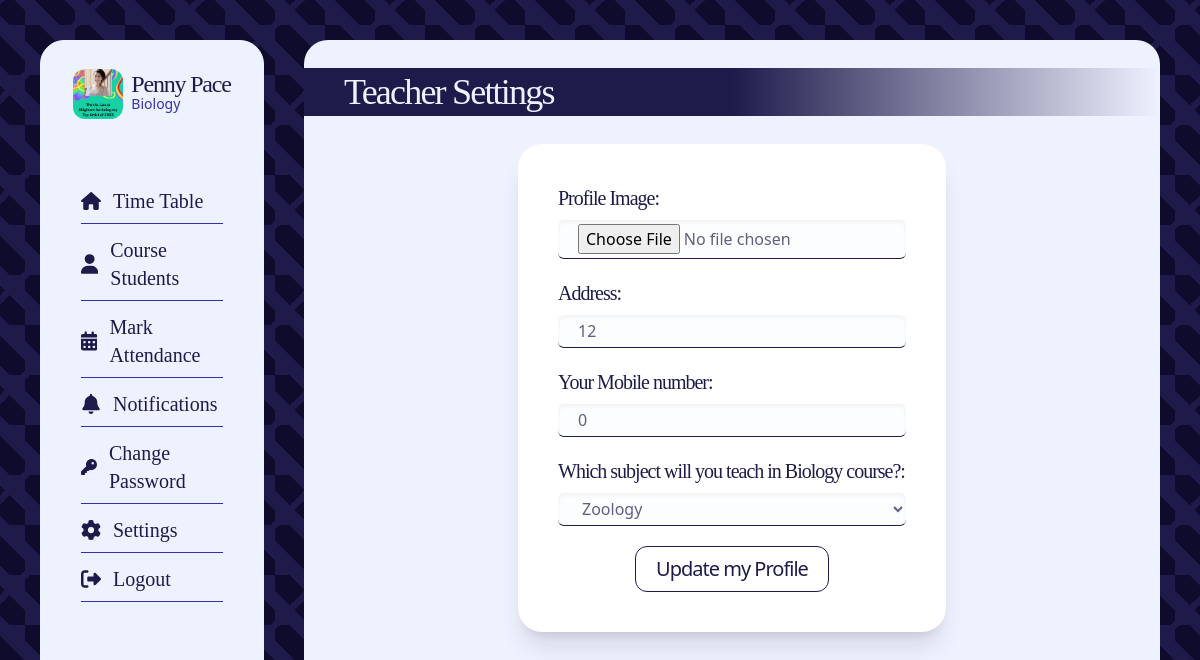
/teacher_settings/ (signed in), run on the app's committed database.
### core/models.py (models this page shows, shortened)
class Teachers(models.Model):
    user = models.ForeignKey(User, on_delete=models.CASCADE)
    teacher_id = models.IntegerField()
    profile_img = models.ImageField(
        upload_to="profile_images", default="blank_profile_picture.jpg", null=True
    )
    course_id = models.ForeignKey(Courses, on_delete=models.CASCADE, null=True)
    subject_id = models.ForeignKey(Subjects, on_delete=models.CASCADE, null=True)
    address = models.CharField(max_length=100, default="")
    phone = models.IntegerField(default=0)

class Courses(models.Model):
    course_name = models.CharField(max_length=100)
    course_id = models.IntegerField()

class Subjects(models.Model):
    subject_name = models.CharField(max_length=100)
    subject_id = models.IntegerField()
    course_id = models.ForeignKey(Courses, on_delete=models.CASCADE)
    subject_credits = models.IntegerField()

### core/views.py (the view, shortened to what this page needs)
# urls.py: path("teacher_settings/", views.teacher_settings, name="teacher_settings"),
@login_required(login_url="login")
def teacher_settings(request):
    user_profile = Teachers.objects.get(user=request.user)
    subjects = Subjects.objects.filter(course_id=user_profile.course_id)
    return render(
        request,
        "teacher_settings.html",
        {"user_profile": user_profile, "subjects": subjects},
    )

### templates/teacher_settings.html (shortened to what this page needs)
{% extends "teacher_dash_base.html" %} {% block content %}
<div
	class="bg-indigo-50 backdrop-blur-sm overflow-y-scroll pb-10 rounded-3xl w-full h-full flex flex-col text-indigo-50"
>
	<h1
		class="text-4xl font-light font-serif tracking-tighter text-indigo-50 my-7 px-10 py-1 w-full bg-gradient-to-r from-indigo-950 via-indigo-950 to-transparent"
	>
		Teacher Settings
	</h1>
	<form
			action=""
			method="POST"
			enctype="multipart/form-data"
			class="p-10 rounded-3xl shadow-xl bg-white self-center text-indigo-950 flex flex-col gap-2 w-1/2"
		>
			<label for="profile" class="text-xl tracking-tighter font-serif">
				Profile Image:
			</label>
			<input
				type="file"
				name="image"
				class="text-indigo-950/70 rounded-md mb-3 bg-indigo-100/10 shadow-inner border-b px-5 py-1 border-indigo-950"
			/>
			<label for="address" class="text-xl tracking-tighter font-serif"> Address: </label>
			<input
				type="text"
				name="address"
				id="address"
				value="{{user_profile.address}}"
				class="text-indigo-950/70 rounded-md mb-3 bg-indigo-100/10 shadow-inner border-b px-5 py-1 border-indigo-950"
			/>
			<label for="phone" class="text-xl tracking-tighter font-serif"
				>Your Mobile number:
			</label>
			<input
				type="tel"
				name="phone"
				value="{{user_profile.phone}}"
				id="phone"
				class="text-indigo-950/70 rounded-md mb-3 bg-indigo-100/10 shadow-inner border-b px-5 py-1 border-indigo-950"
			/>
			<label class="text-xl tracking-tighter font-serif" for="password2"
				>Which subject will you teach in
				{{user_profile.course_id.course_name}} course?:</label
			>
			<select
				name="subject"
				id="subject"
				selected="4"
				class="text-indigo-950/70 rounded-md mb-3 bg-indigo-100/10 shadow-inner border-b px-5 py-1 border-indigo-950"
			>
				{% for subject in subjects %}
				<option
					value="{{ subject.subject_name }}"
					{% if subject.subject_name == user_profile.subject_id.subject_name %}
					selected
					{% endif %}
				>
					{{ subject.subject_name }}
				</option>
				{% endfor %}
			</select>
			<input
				type="submit"
				value="Update my Profile"
				class="tracking-tighter font-medium hover:text-indigo-50 cursor-pointer hover:bg-indigo-950 text-xl px-5 py-2 border-indigo-950 border w-fit self-center rounded-xl"
			/>
		</form>
</div>
{% endblock content %}

### templates/teacher_dash_base.html (shortened to what this page needs)
<!DOCTYPE html>
<html lang="en">
	<head>
		<script src="//cdn.tailwindcss.com"></script>
	</head>
	<body class="flex gap-10 h-screen p-10">
		<nav
			class="bg-indigo-50 backdrop-blur h-full rounded-3xl basis-1/5 border border-indigo-50 flex flex-col items-evenly"
		>
			<div
				class="profile py-2 rounded-xl flex justify-center gap-2 items-center mx-5 my-5 bg-indigo-50"
			>
				<div
					class="img bg-[url('{{user_profile.profile_img.url}}')] rounded-xl aspect-square h-[50px] bg-center bg-cover"
				></div>
				<h1
					class="text-2xl font-serif font-medium tracking-tighter text-indigo-950 leading-5"
				>
					{{user_profile.user.username}}
					<span
						class="block text-sm tracking-normal font-sans bg-indigo-50 text-indigo-800"
					>
						{{user_profile.course_id.course_name}}
					</span>
				</h1>
			</div>
			<div
				class="menu p-5 rounded-xl flex flex-col text-xl justify-center gap-3 items-center mx-5 my-5 bg-indigo-50 font-serif"
			>
				<a
					href="/teacher_dashboard/"
					class="flex gap-3 items-center border-b border-indigo-800 pb-2 w-full relative after:content-[''] after:absolute after:bottom-0 after:duration-700 text-indigo-950 hover:after:w-full after:h-1 after:bg-indigo-950 after:rounded-full after:left-0 after:w-0"
				>
					Time Table</a
				>
				<a
					href="/teacher_dashboard/td_course_students"
					class="flex gap-3 items-center border-b border-indigo-800 pb-2 w-full relative after:content-[''] after:absolute after:bottom-0 after:duration-700 text-indigo-950 hover:after:w-full after:h-1 after:bg-indigo-950 after:rounded-full after:left-0 after:w-0"
				>
					<svg
						xmlns="http://www.w3.org/2000/svg"
						height="20"
						width="20"
						viewBox="0 0 448 512"
					>
						<path
							fill="#1E1B4B"
							d="M224 256A128 128 0 1 0 224 0a128 128 0 1 0 0 256zm-45.7 48C79.8 304 0 383.8 0 482.3C0 498.7 13.3 512 29.7 512H418.3c16.4 0 29.7-13.3 29.7-29.7C448 383.8 368.2 304 269.7 304H178.3z"
						/>
					</svg>
					Course Students</a
				>
				<a
					href="/teacher_dashboard/td_mark_attendance"
					class="flex gap-3 items-center border-b border-indigo-800 pb-2 w-full relative after:content-[''] after:absolute after:bottom-0 after:duration-700 text-indigo-950 hover:after:w-full after:h-1 after:bg-indigo-950 after:rounded-full after:left-0 after:w-0"
				>
					Mark Attendance</a
				>
				<a
					href="/teacher_dashboard/td_notification"
					class="flex gap-3 items-center border-b border-indigo-800 pb-2 w-full relative after:content-[''] after:absolute after:bottom-0 after:duration-700 text-indigo-950 hover:after:w-full after:h-1 after:bg-indigo-950 after:rounded-full after:left-0 after:w-0"
				>
					Notifications</a
				>
				<a
					href="/teacher_dashboard/td_change_pass"
					class="flex gap-3 items-center border-b border-indigo-800 pb-2 w-full relative after:content-[''] after:absolute after:bottom-0 after:duration-700 text-indigo-950 hover:after:w-full after:h-1 after:bg-indigo-950 after:rounded-full after:left-0 after:w-0"
				>
					Change Password</a
				>
				<a
					href="/teacher_settings/"
					class="flex gap-3 items-center border-b border-indigo-800 pb-2 w-full relative after:content-[''] after:absolute after:bottom-0 after:duration-700 text-indigo-950 hover:after:w-full after:h-1 after:bg-indigo-950 after:rounded-full after:left-0 after:w-0"
				>
					Settings</a
				>
				<a
					href="/logout/"
					class="flex gap-3 items-center border-b border-indigo-800 pb-2 w-full relative after:content-[''] after:absolute after:bottom-0 after:duration-700 text-indigo-950 hover:after:w-full after:h-1 after:bg-indigo-950 after:rounded-full after:left-0 after:w-0"
					>
					Logout
				</a>
			</div>
		</nav>
		<div class="right-sec h-full flex-1">
			{% block content %} {% endblock content %}
		</div>
	</body>
</html>

### data on the page
Teachers: profile_img (picture), user.username "Penny Pace", course_id.course_name "Biology", address "12", phone "0", subject "Zoology"
